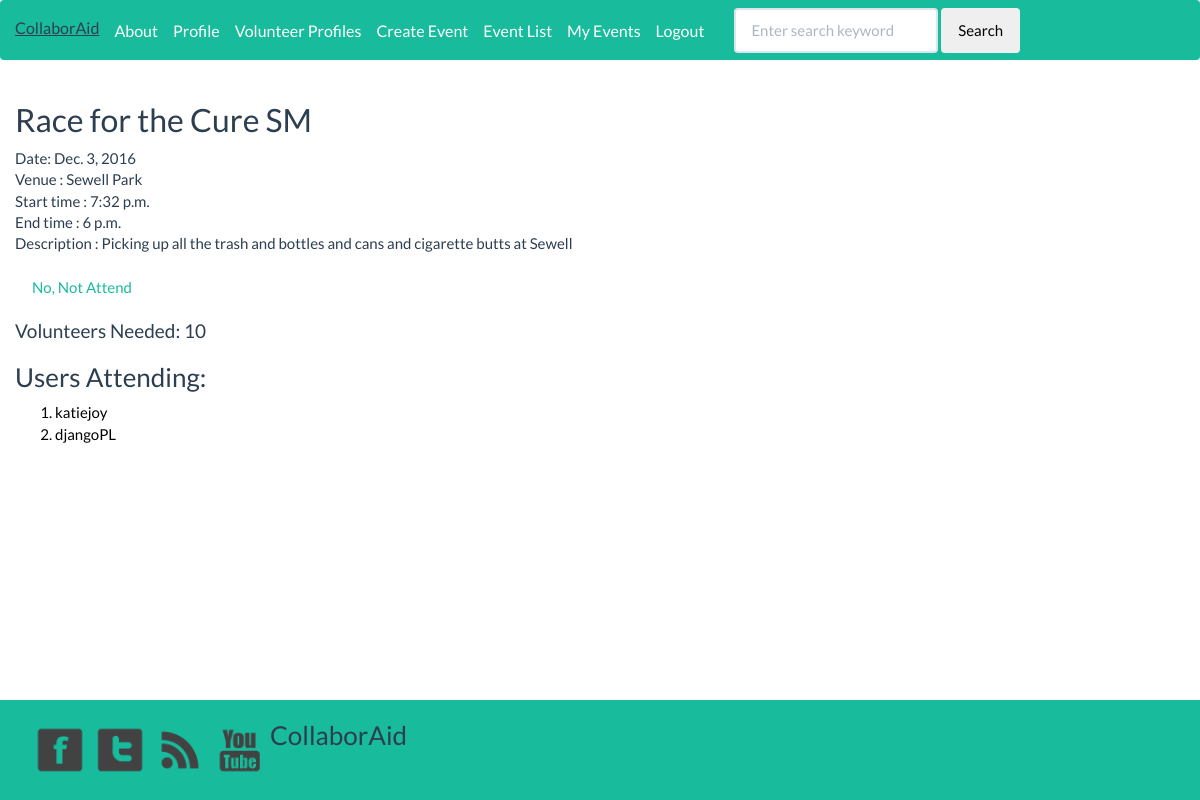
/website/events/4/ (signed in), run on an earlier commit of the app's database.
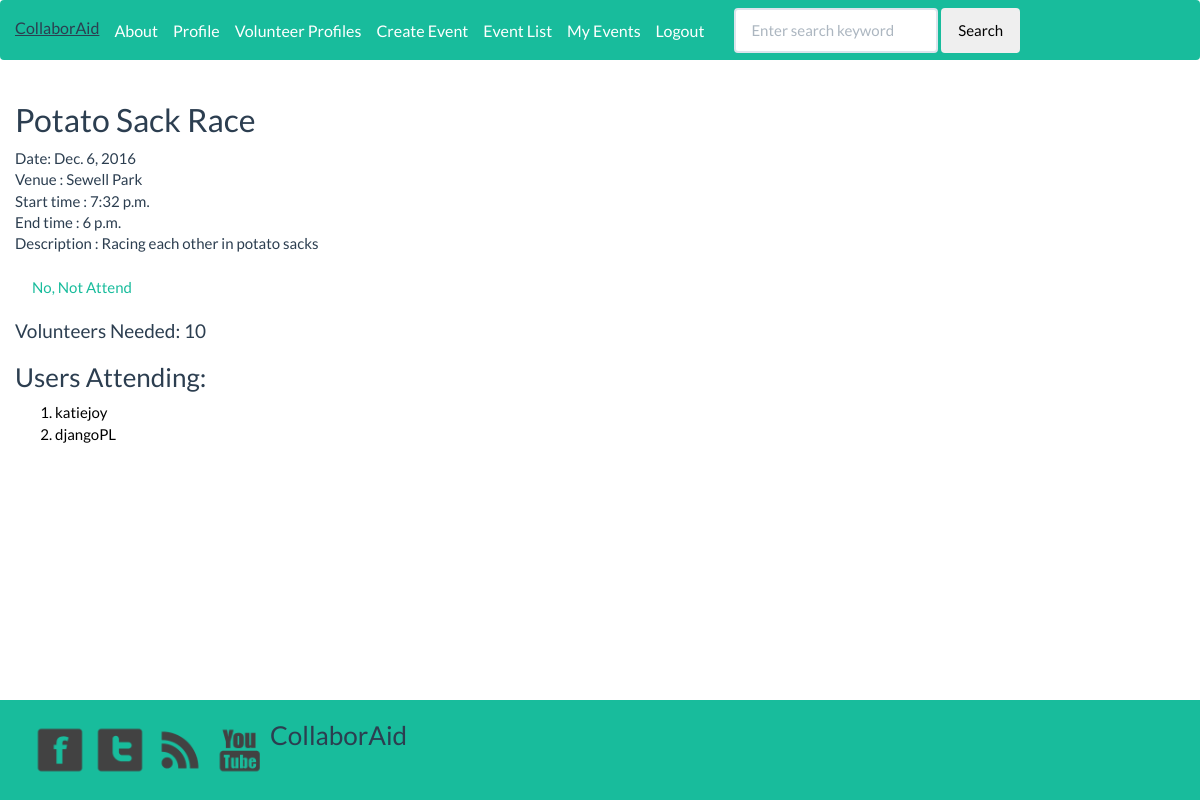
And on a later commit of the database.
### website/models.py (models this page shows, shortened)
class AnEvent(models.Model):
    event_name = models.CharField(max_length=50)
    picture = models.ImageField(upload_to='event_images', blank=True)
    description = models.TextField(max_length=400)
    volunteer_num = models.IntegerField(default=0)
    venue = models.CharField(max_length=128, blank=True)
    address = models.CharField(max_length=100)
    city = models.CharField(max_length=60)
    state = models.CharField(max_length=30)
    volunteer = models.ManyToManyField(User, blank=True)
    date = models.DateField(default=date.today)
    start_time = models.TimeField(help_text='ex: 10:30 for 10:30 AM', default=datetime.time(00, 00))
    end_time = models.TimeField(help_text='ex: 13:30 for 1:30 PM', default=datetime.time(00, 00))

### website/views.py (the view)
# urls.py: url(r'^events/(?P<id>\d+)/$', views.detail, name='event_detail'),
@login_required
def detail(request, id):
   event = AnEvent.objects.get(id=id)
   joined = event.volunteer.filter(id=request.user.id)
   return render(request, 'website/event_details.html', {'event': event, 'joined': joined})

### templates/website/event_details.html (shortened to what this page needs)
{% extends 'website/base_bootstrap.html' %}
{% load staticfiles %}
{% block body_block %}
<div class ="body-block">
			<h2>{{event.event_name}}</h2>
			Date: {{event.date}}<br />
        	Venue : {{event.venue}}<br />
            Start time : {{event.start_time}}<br />
            End time : {{event.end_time}}<br />
            Description : {{event.description}}<br />
            {% if not joined %}
                <a href="{% url 'event_join' event.id %}" class="btn join">Yes, Attend</a>
            {% else %}
                <a href="{% url 'event_cancel' event.id %}" class="btn join">No, Not Attend</a>
            {% endif %}
            <div class="user">
                <h4>Volunteers Needed: {{event.volunteer_num}}</h4>
                <h3>Users Attending:</h3>
                <ol>
                    {% for volunteer in event.volunteer.all %}
                        <li> {{ volunteer.username }} </li>
                    {% endfor %}
                </ol>
            </div>
		</div>
</div>
{% endblock %}

### templates/website/base_bootstrap.html (shortened to what this page needs)
<!DOCTYPE html>
<html lang="en">
{% load staticfiles %}
<head>
    <link href="http://v4-alpha.getbootstrap.com/dist/css/bootstrap.min.css" rel="stylesheet">
    <link href="{% static 'css/bootstrap.min.css' %}" rel="stylesheet">
    <link href="http://v4-alpha.getbootstrap.com/examples/dashboard/dashboard.css" rel="stylesheet">
</head>
<body>
    <nav class="navbar navbar-inverse">
        <div class="container-fluid">
            <div class="navbar-header">
                <a class="navbar-brand" href="/">CollaborAid</a>
            </div>
            <div>
                <ul class="nav navbar-nav">
                    <li><a class="navbar-brand" href="{% url 'about' %}">About</a>
                        {% if user.is_authenticated %}
                        <li><a class="navbar-brand" href="{% url 'profile' user.username %}">Profile</a></li>
                        <li><a class="navbar-brand" href="{% url 'list_profiles' %}">Volunteer Profiles</a></li>
                        <li><a class="navbar-brand" href="{% url 'create_event' %}">Create Event</a></li>
                        <li> <a class="navbar-brand" href="{% url 'list_events' %}">Event List</a></li>
                        <li> <a class="navbar-brand" href="{% url 'user_events' request.user.id %}">My Events</a></li>
                        <li> <a class="navbar-brand" href="{% url 'auth_logout' %}?next=/website/">Logout</a> </li>
			<form method="GET" action="{% url 'search' %}" class="navbar-form pull-right">
				<div class="form-group">
					<input name="q" type="text" class="form-control" id="q" placeholder="Enter search keyword"
                           value='{{ request.GET.q }}'/>
					<input type="submit" value="Search" class="btn">
				</div>
			</form>
                        {% else %}
                        <li> <a class="navbar-brand" href="{% url 'registration_register' %}">Register</a></li>
                        <li> <a class="navbar-brand" href="{% url 'auth_login' %}">Login</a> </li>{% endif %}
                </ul>
            </div>
        </div>
    </nav>
    <div class="col-sm-9 offset-sm-3 col-md-10 offset-md-2 main">
        {% block body_block %}{% endblock %}
    {% block footer %}
    <footer class="navbar-fixed-bottom">
       <a href="#"> <img src = {% static "images/facebook.png" %} alt="facebook" class="icons"></a>
       <a href="#"> <img src = {% static "images/twitter.png" %} alt="facebook" class="icons"></a>
       <a href="#"> <img src = {% static "images/rss.png" %} alt="facebook" class="icons"></a>
       <a href="#"> <img src = {% static "images/youtube.png" %} alt="facebook" class="icons"></a>
       <h3>CollaborAid</h3>
    </footer>
    {% endblock %}
</body>
</html>

What changed in the data, as far as the page shows it:
changed AnEvent "Sewell Park": event_name "Race for the Cure SM" → "Potato Sack Race"; date "Dec. 3, 2016" → "Dec. 6, 2016"; description "Picking up all the trash and bottles and cans and cigarette butts at Sewell" → "Racing each other in potato sacks"
